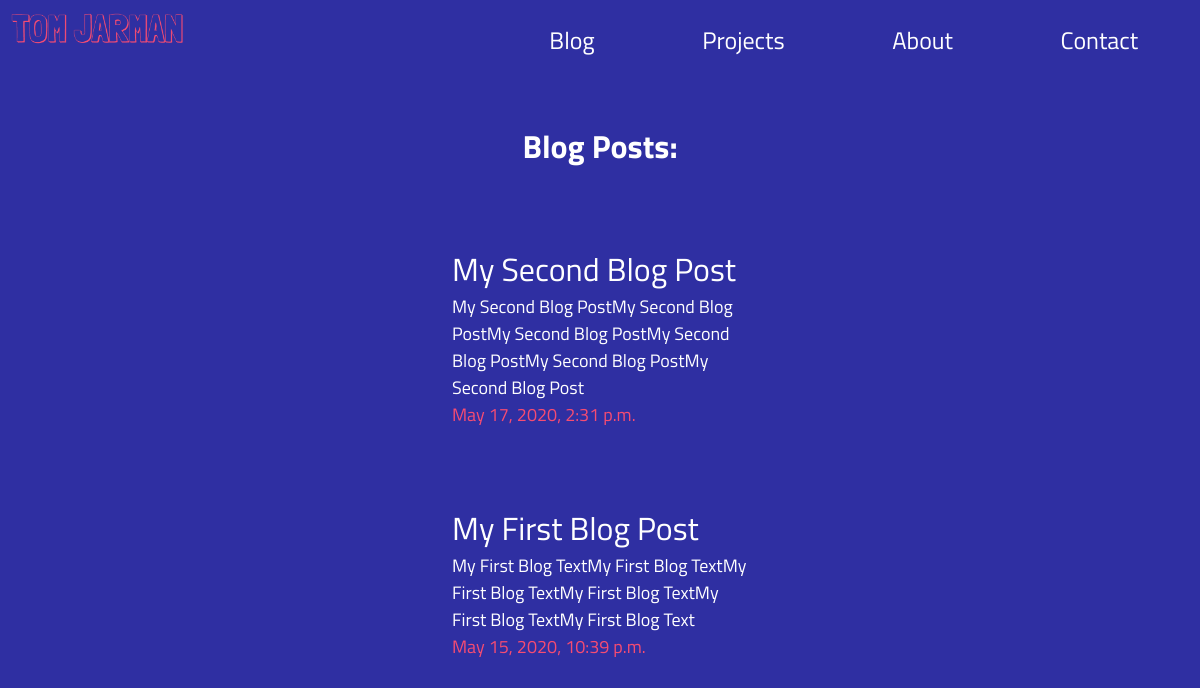
Before: /home/ with the older database file.
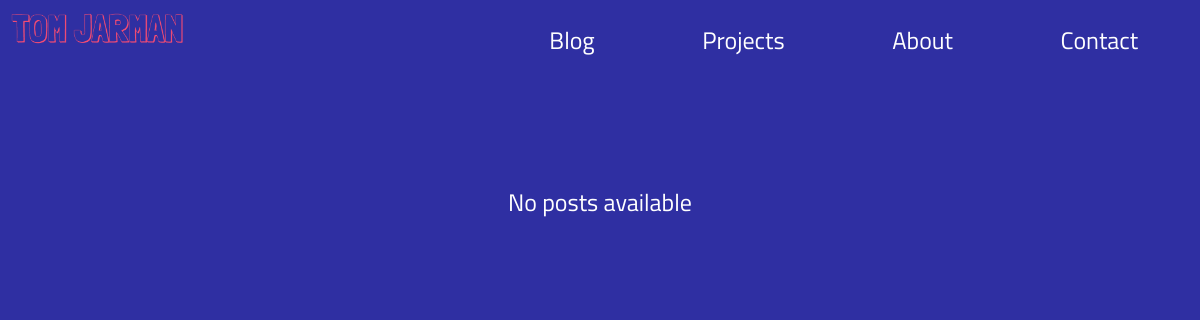
After: the same page with the newer database file.
### blog/models.py (models this page shows, shortened)
class Post(models.Model):
    title = models.CharField(max_length=100)
    slug = models.SlugField(unique=True)
    description = models.CharField(max_length=400)
    text = models.TextField()
    category = models.ForeignKey(Category, on_delete=models.CASCADE)
    updated_on = models.DateTimeField(auto_now=True)
    created_on = models.DateTimeField(auto_now_add=True)

### blog/views.py (the view)
# urls.py: path('', views.HomeView.as_view(), name='index'),
class HomeView(generic.ListView):
    template_name = 'blog/index.html'
    context_object_name = 'post_list'
    t = create_tracker()
    def get_queryset(self):
        url = BLOG_URL + reverse('blog:index')
        self.t.track_page_view(url, "home")
        return Post.objects.filter(
            created_on__lte=timezone.now()
        ).order_by('-created_on')

### blog/templates/blog/index.html
{% include "blog/navbar.html" %}
<div class="content">
    {% if post_list %}
        <h1>Blog Posts:</h1>
        <dl class="blog-list">
        {% for post in post_list %}
            <div class="post-details">
                <a href="{% url 'blog:detail' post.slug %}">
                    <dt>{{ post.title }}</dt>
                    <p>{{ post.description }}</p>
                    <dd>{{ post.created_on }}</dd>
                </a>
            </div>
        {% endfor %}
        </dl>
    {% else %}
        <div class="not-available">
            <p>No posts available</p>
        </div>
    {% endif %}
</div>

Changed rows visible on the page:
removed Post: title "My Second Blog Post", description "My Second Blog PostMy Second Blog PostMy Second Blog PostMy Second Blog PostMy Second Blog PostMy Second Blog Post", created_on "May 17, 2020, 2:31 p.m."
removed Post: title "My First Blog Post", description "My First Blog TextMy First Blog TextMy First Blog TextMy First Blog TextMy First Blog TextMy First Blog Text", created_on "May 15, 2020, 10:39 p.m."
Other visible differences:
text no longer shown: "Blog Posts:"
text now shown: "No posts available"
